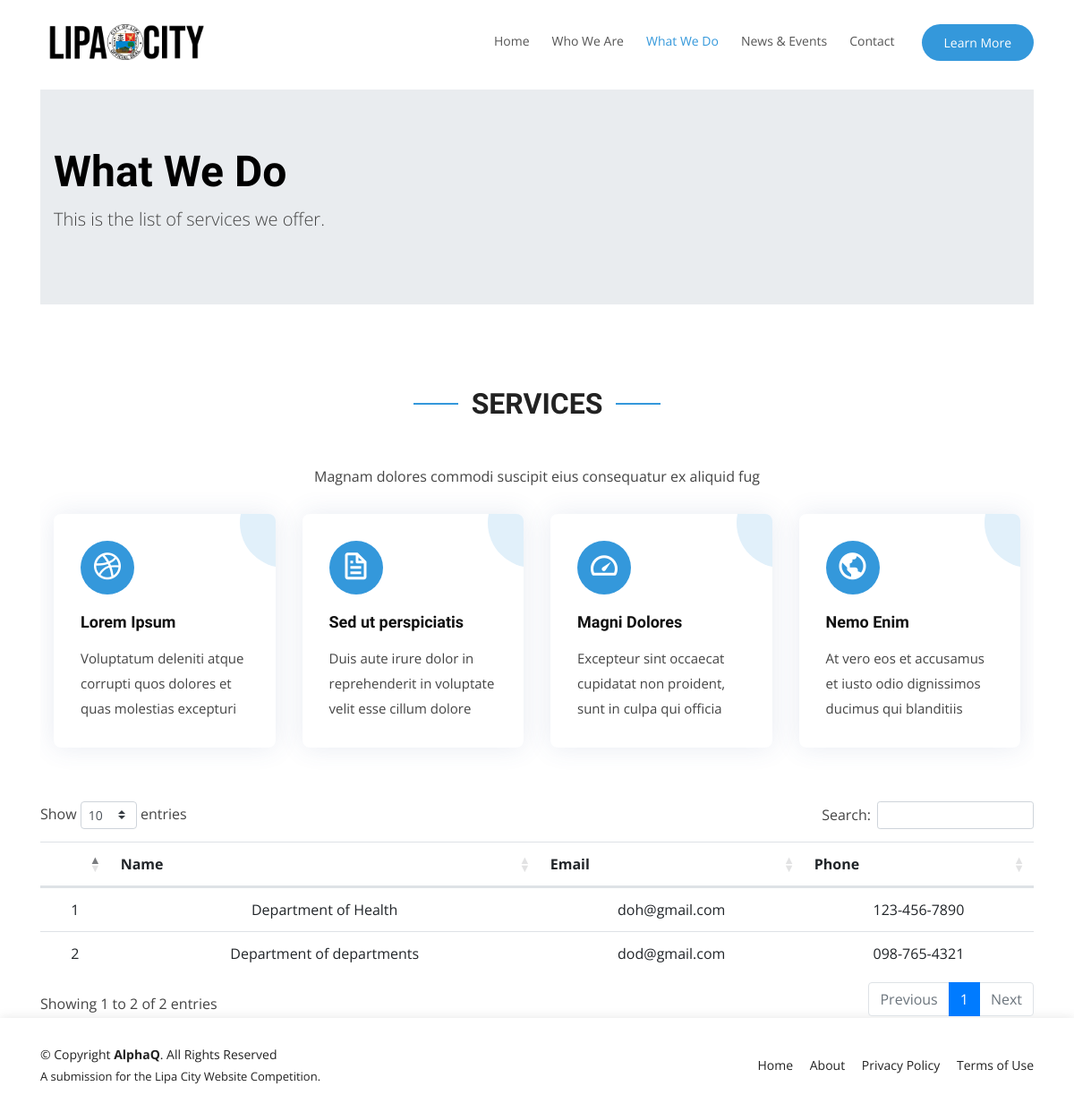
/what_we_do/, run on the app's committed database.
### pages/models.py (models this page shows, shortened)
class Service(models.Model):
    name = models.TextField(max_length=200)
    telephone = models.TextField('Telephone')
    email = models.EmailField(blank=True)

### pages/views.py (the view)
# urls.py: path('what_we_do/', views.ServicesListView.as_view(), name='service_list'),
class ServicesListView(ListView):
    model = Service
    def get_queryset(self):
        return Service.objects.all().order_by('name')
    def get_context_data(self, **kwargs):
        context = super().get_context_data(**kwargs)
        context['page_title'] = 'What We Do'
        return context

### pages/templates/pages/service_list.html
{% extends 'base.html' %}
{% block content %}
<div class="container lipa-content">
  <div class="jumbotron jumbotron-fluid">
    <div class="container">
      <h1 class="display-4">What We Do</h1>
      <p class="lead">This is the list of services we offer.</p>
    </div>
  </div>
  <section id="services" class="services">
    <div class="container">
      <div class="section-title" data-aos="fade-up">
        <h2>Services</h2>
        <p>Magnam dolores commodi suscipit eius consequatur ex aliquid fug</p>
      </div>
      <div class="row">
        <div class="col-md-6 col-lg-3 d-flex align-items-stretch mb-5 mb-lg-0">
          <div class="icon-box" data-aos="fade-up" data-aos-delay="100">
            <div class="icon"><i class="bx bxl-dribbble"></i></div>
            <h4 class="title"><a href="">Lorem Ipsum</a></h4>
            <p class="description">Voluptatum deleniti atque corrupti quos dolores et quas molestias excepturi</p>
          </div>
        </div>
        <div class="col-md-6 col-lg-3 d-flex align-items-stretch mb-5 mb-lg-0">
          <div class="icon-box" data-aos="fade-up" data-aos-delay="200">
            <div class="icon"><i class="bx bx-file"></i></div>
            <h4 class="title"><a href="">Sed ut perspiciatis</a></h4>
            <p class="description">Duis aute irure dolor in reprehenderit in voluptate velit esse cillum dolore</p>
          </div>
        </div>
        <div class="col-md-6 col-lg-3 d-flex align-items-stretch mb-5 mb-lg-0">
          <div class="icon-box" data-aos="fade-up" data-aos-delay="300">
            <div class="icon"><i class="bx bx-tachometer"></i></div>
            <h4 class="title"><a href="">Magni Dolores</a></h4>
            <p class="description">Excepteur sint occaecat cupidatat non proident, sunt in culpa qui officia</p>
          </div>
        </div>
        <div class="col-md-6 col-lg-3 d-flex align-items-stretch mb-5 mb-lg-0">
          <div class="icon-box" data-aos="fade-up" data-aos-delay="400">
            <div class="icon"><i class="bx bx-world"></i></div>
            <h4 class="title"><a href="">Nemo Enim</a></h4>
            <p class="description">At vero eos et accusamus et iusto odio dignissimos ducimus qui blanditiis</p>
          </div>
        </div>
      </div>
    </div>
  </section>
  <div class="table-responsive">
    <table class='table table-hover text-center' id='services-all'>
      <thead>
        <th> </th>
        <th>Name</th>
        <th>Email</th>
        <th>Phone</th>
      </thead>
    {% if object_list %}
        {% for service in object_list %}
        <tr>
          <td class='align-middle'>{{ forloop.counter }}</td>
          <td class='align-middle'>{{ service.name }}</td>
          <td class='align-middle'>{{ service.email }}</td>
          <td class='align-middle'>{{ service.telephone }}</td>
        </tr>
        {% endfor %}
    {% else %}
        <td>No services yet.</td>
  {% endif %}
    </table>
  </div>
</div>
{% endblock %}

### templates/base.html (shortened to what this page needs)
<!DOCTYPE html>
{% load static %}
<html>
  <head>
    <link rel="stylesheet" href="https://cdnjs.cloudflare.com/ajax/libs/twitter-bootstrap/4.1.3/css/bootstrap.css">
    <link rel="stylesheet" href="https://cdn.datatables.net/1.10.21/css/dataTables.bootstrap4.min.css">
    <link href="{% static 'assets/vendor/bootstrap/css/bootstrap.min.css' %}" rel="stylesheet">
    <link href="{% static 'assets/vendor/icofont/icofont.min.css' %}" rel="stylesheet">
    <link href="{% static 'assets/vendor/remixicon/remixicon.css' %}" rel="stylesheet">
    <link href="{% static 'assets/vendor/boxicons/css/boxicons.min.css' %}" rel="stylesheet">
    <link href="{% static 'assets/vendor/owl.carousel/assets/owl.carousel.min.css' %}" rel="stylesheet">
    <link href="{% static 'assets/vendor/venobox/venobox.css' %}" rel="stylesheet">
    <link href="{% static 'assets/vendor/aos/aos.css' %}" rel="stylesheet">
    <link href="{% static 'assets/css/style.css' %}" rel="stylesheet">
  </head>
  <body>
    <header id="header" class="fixed-top d-flex align-items-center">
      <div class="container d-flex align-items-center">
        <div class="logo mr-auto">
          <a class="navbar-brand" href="{% url 'home' %}">
            <img src="{% static "images/lipa_logo.png" %}" class="img-rounded center-block">
          </a>
        </div>
      <nav class="nav-menu d-none d-lg-block">
          <ul>
            {% url 'home' as home_url %}
            {% url 'about' as about_url %}
            {% url 'service_list' as service_list_url %}
            {% url 'article_list' as article_list_url %}
            {% url 'contact' as contact_url %}
            {% if request.get_full_path == home_url %}
            <li class="active">
            {% else %}
            <li>
            {% endif %}
            <a href="{% url 'home' %}">Home</a>
            </li>
            {% if request.get_full_path == about_url %}
            <li class="active">
            {% else %}
            <li>
            {% endif %}
            <a href="{% url 'about' %}">Who We Are</a>
            </li>
            {% if request.get_full_path == service_list_url %}
            <li class="active">
            {% else %}
            <li>
            {% endif %}
            <a href="{% url 'service_list' %}">What We Do</a>
            </li>
            {% if request.get_full_path == article_list_url %}
            <li class="active">
            {% else %}
            <li>
            {% endif %}
            <a href="{% url 'article_list' %}">News & Events</a>
            </li>
            {% if request.get_full_path == contact_url %}
            <li class="active">
            {% else %}
            <li>
            {% endif %}
            <a href="{% url 'contact' %}">Contact</a>
            </li>
            {% if user.is_authenticated %}
            <li class='get-started'><a href="/admin">Welcome @{{ user }}</a></li>
            {% else %}
            <li class='get-started'><a href="{% url 'about' %}">Learn More</a></li>
            {% endif %}
          </ul>
      </nav>
    </div>
    </header>
    {% url 'home' as home_url %}
    <main id="main">
        {% block content %}
        {% endblock %}
    </main>
    <footer id="footer">
      <div class="container">
        <div class="row d-flex align-items-center">
          <div class="col-lg-6 text-lg-left text-center">
            <div class="copyright">
              &copy; Copyright <strong>AlphaQ</strong>. All Rights Reserved
            </div>
            <div class="credits">
              A submission for the Lipa City Website Competition.
            </div>
          </div>
          <div class="col-lg-6">
            <nav class="footer-links text-lg-right text-center pt-2 pt-lg-0">
              <a href="{% url 'home' %}" class="scrollto">Home</a>
              <a href="{% url 'about' %}" class="scrollto">About</a>
              <a href="#">Privacy Policy</a>
              <a href="#">Terms of Use</a>
            </nav>
          </div>
        </div>
      </div>
    </footer>
  </body>
</html>

### static/assets/css/style.css (style rules this page uses)
body { font-family: "Open Sans", sans-serif; color: #444444; }
a { color: #3498db; }
h1, h2, h3, h4, h5, h6 { font-family: "Raleway", sans-serif; }
#header { z-index: 997; transition: all 0.5s; padding: 22px 0; }
#header .logo img { padding: 0; margin: 0; max-height: 40px; }
.nav-menu, .nav-menu * { margin: 0; padding: 0; list-style: none; }
.nav-menu > ul > li { position: relative; white-space: nowrap; float: left; }
.nav-menu a { display: block; position: relative; color: #555555; padding: 8px 0 12px 25px; transition: 0.3s; font-size: 14px; font-family: "Open Sans", sans-serif; }
.nav-menu a:hover, .nav-menu .active > a, .nav-menu li:hover > a { color: #3498db; text-decoration: none; }
.nav-menu .get-started a { background: #3498db; color: #fff; border-radius: 50px; margin: 0 0 0 30px; padding: 10px 25px; }
.mobile-nav { position: fixed; top: 55px; right: 15px; bottom: 15px; left: 15px; z-index: 9999; overflow-y: auto; background: #fff; transition: ease-in-out 0.2s; opacity: 0; visibility: hidden; border-radius: 10px; padding: 10px 0; }
.mobile-nav * { margin: 0; padding: 0; list-style: none; }
.mobile-nav a { display: block; position: relative; color: #222222; padding: 10px 20px; font-weight: 500; outline: none; }
.mobile-nav a:hover, .mobile-nav .active > a, .mobile-nav li:hover > a { color: #3498db; text-decoration: none; }
.mobile-nav .get-started { text-align: center; margin-top: 10px; }
.mobile-nav .get-started a { background: #3498db; color: #fff; border-radius: 50px; margin: 0 15px; padding: 10px 30px; display: inline-block; }
.lipa-content { width: 100%; height: 100%; margin-top: 100px; }
.lipa-content h1 { margin: 0 0 10px 0; font-size: 48px; font-weight: 700; line-height: 56px; color: black; }
.lipa-content h2 { color: #484848; margin-bottom: 50px; font-size: 24px; }
@media (min-width: 1024px) { .lipa-content { background-attachment: fixed; } }
section { padding: 60px 0; overflow: hidden; }
.section-title { text-align: center; padding-bottom: 30px; }
.section-title h2 { font-size: 32px; font-weight: bold; text-transform: uppercase; position: relative; color: #222222; }
.section-title h2::before, .section-title h2::after { content: ''; width: 50px; height: 2px; background: #3498db; display: inline-block; }
.section-title h2::before { margin: 0 15px 10px 0; }
.section-title h2::after { margin: 0 0 10px 15px; }
.section-title p { margin: 15px 0 0 0; }
.services .icon-box { padding: 30px; position: relative; overflow: hidden; background: #fff; box-shadow: 0 0 29px 0 rgba(68, 88, 144, 0.12); transition: all 0.3s ease-in-out; border-radius: 8px; z-index: 1; }
.services .icon-box::before { content: ''; position: absolute; background: #e1f0fa; right: -60px; top: -40px; width: 100px; height: 100px; border-radius: 50px; transition: all 0.3s; z-index: -1; }
.services .icon { margin: 0 auto 20px auto; padding-top: 10px; display: inline-block; text-align: center; border-radius: 50%; width: 60px; height: 60px; background: #3498db; transition: all 0.3s ease-in-out; }
.services .icon i { font-size: 36px; line-height: 1; color: #fff; }
.services .title { font-weight: 700; margin-bottom: 15px; font-size: 18px; }
.services .title a { color: #111; }
.services .description { font-size: 15px; line-height: 28px; margin-bottom: 0; }
#footer { background: #fff; box-shadow: 0px 0px 12px 0px rgba(0, 0, 0, 0.1); padding: 30px 0; color: #222222; font-size: 14px; }
#footer .credits { font-size: 13px; padding-top: 5px; color: #222222; }
#footer .footer-links a { color: #222222; padding-left: 15px; }
#footer .footer-links a:first-child { padding-left: 0; }

### data on the page
Service: name "Department of Health", email "doh@gmail.com", telephone "123-456-7890"
Service: name "Department of departments", email "dod@gmail.com", telephone "098-765-4321"
